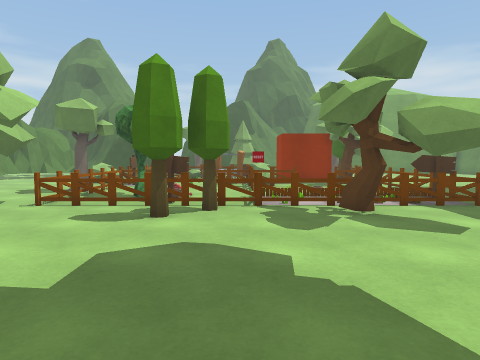
view 1 (above)

24 first-person views from a walk through a scene from a Unity 3-D project. The camera is 1.3 m above the floor, tilts 4° down and sees 75° across. The floor is counted in squares, 1 m on a side. Each view is taken from the middle of a square. On the plan, view 1 faces up. The plan holds only what a view shows up to about 14 squares ahead; the rest is blank. The place goes on beyond the plan. The player is left out. Some surface patterns are stand-ins.

view 2
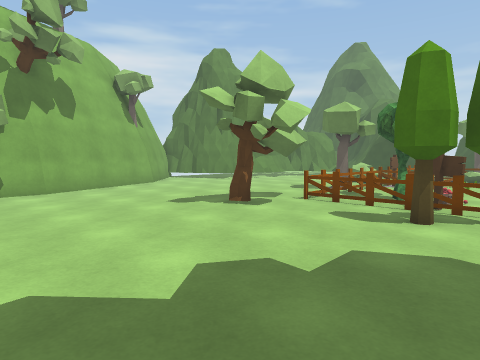

view 3
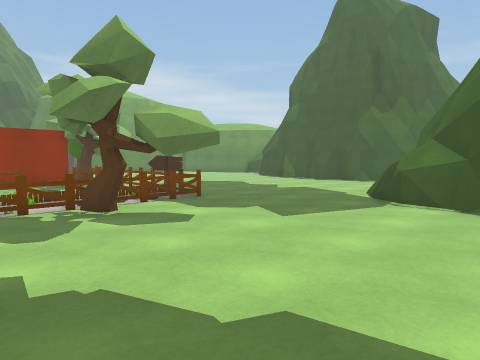

view 4
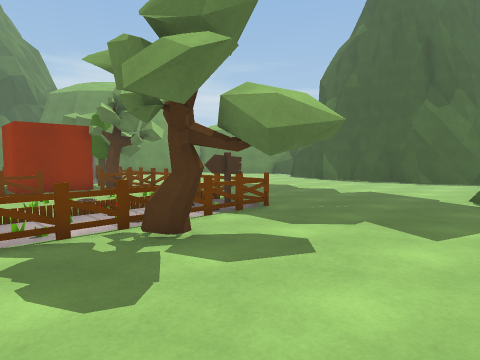

view 5
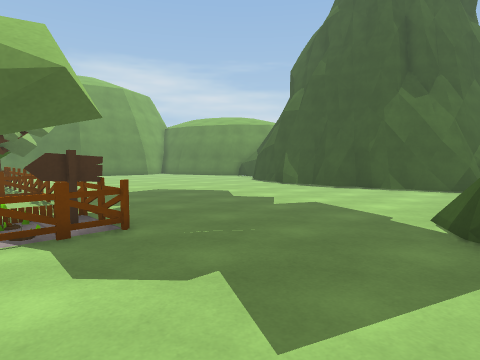

view 6
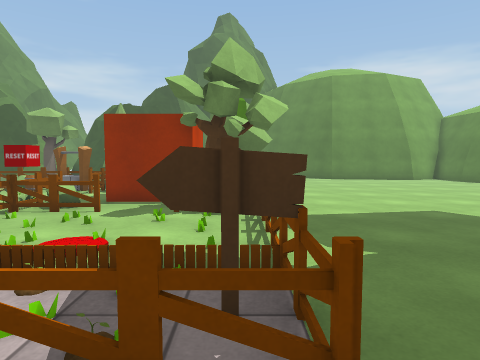

view 7
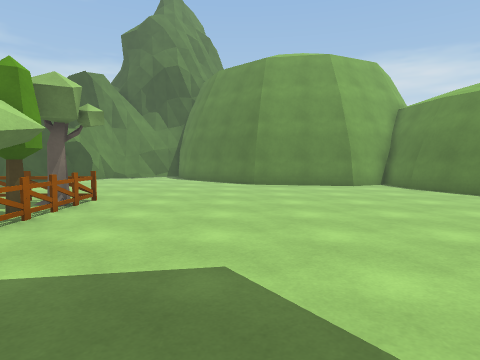

view 8
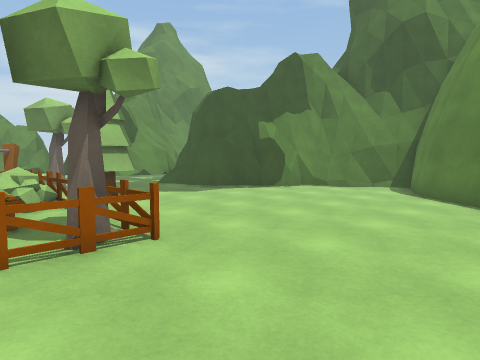

view 9
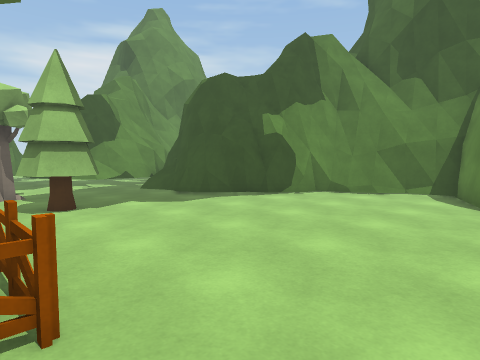

view 10
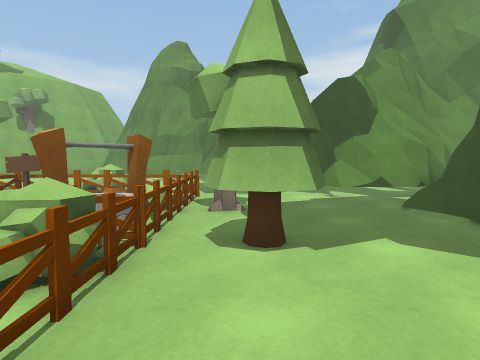

view 11
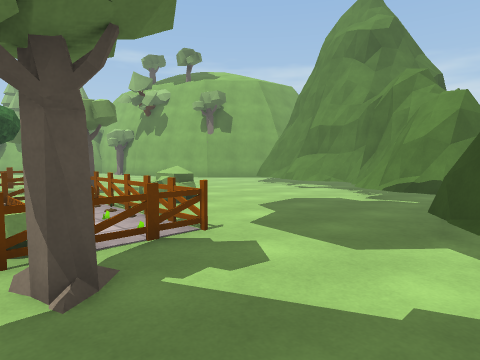

view 12
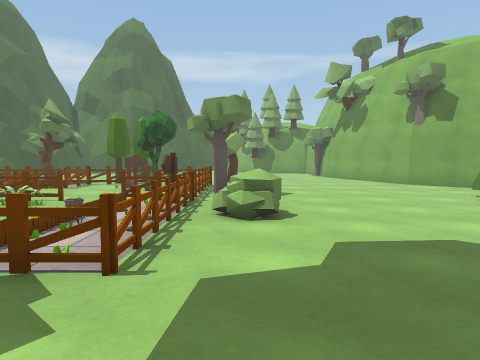

view 13
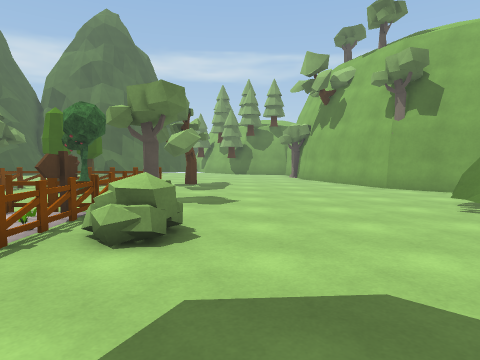

view 14
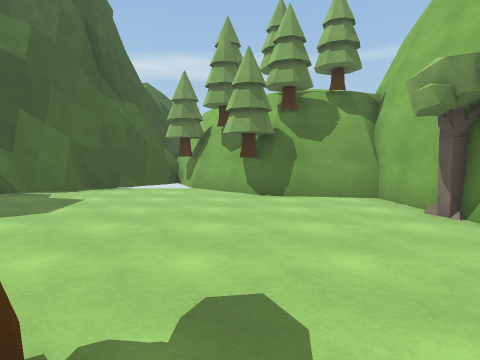

view 15
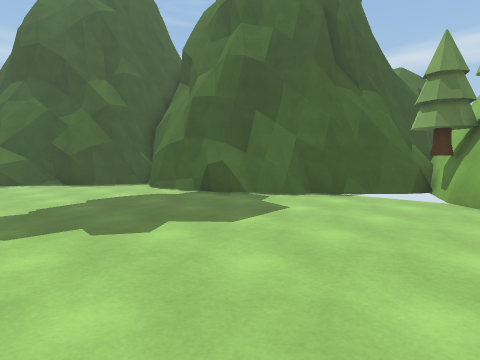

view 16
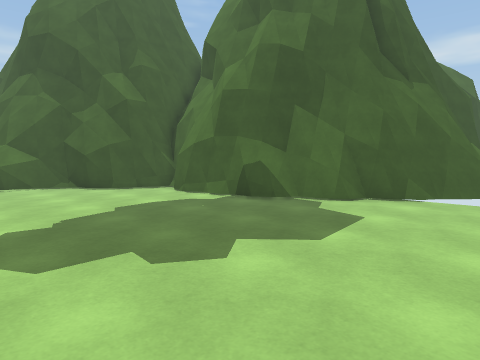

view 17
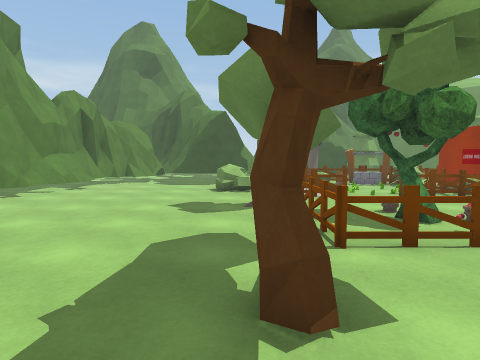

view 18
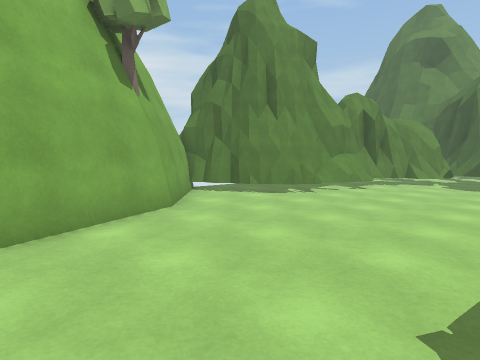

view 19
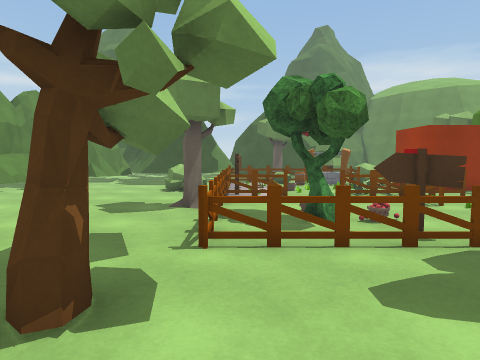

view 20
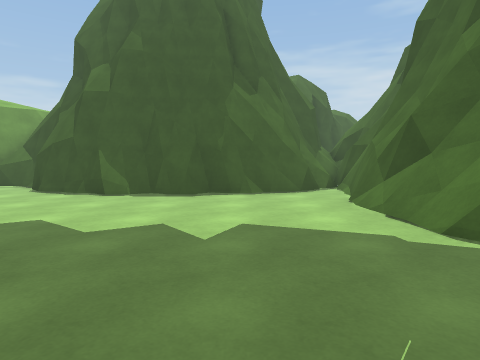

view 21
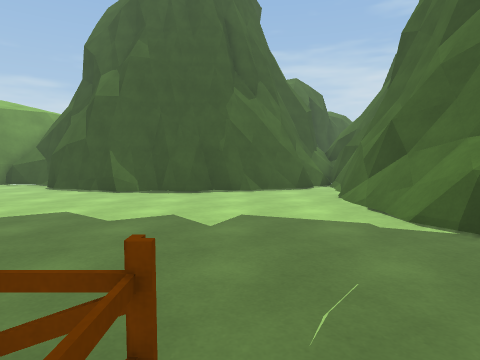

view 22
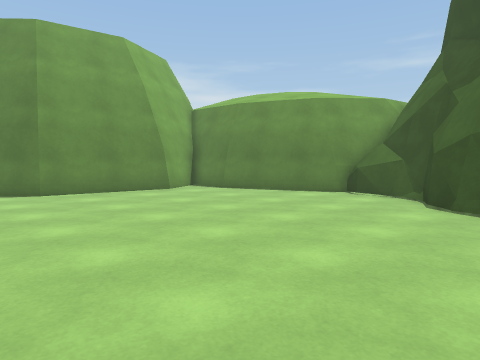

view 23
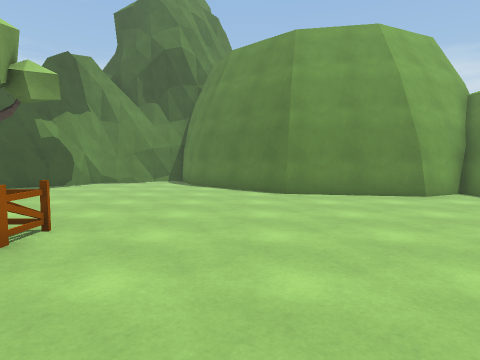

view 24
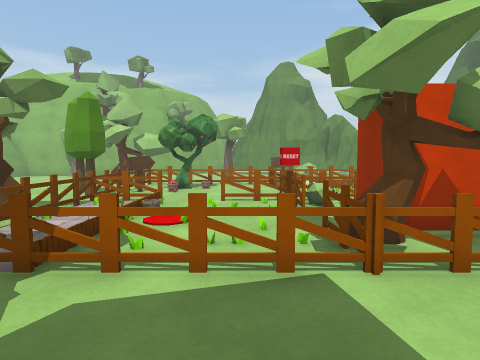

### Floor plan
Key: @ floor where view 1 was taken; # wall or solid block; . floor; / step, stairs or slope; = window, fence, low wall or low ledge; ^ raised ledge; v drop or lower ground; F fence; T tree; S sign; B bush; W well; P plant; O other object.
Columns run from 18 left of view 1 to 22 right of it. Each row starts with its distance up from view 1.
 33                       ####
 32                     ####.##
 31                     ##=...#
 30                     #.....##
 29                   ###......##
 28             ########........##
 27            ##=.O##=..........###
 26           ##=.................########
 25           ##=.......................##
 24           #..........................#
 23       #...........TT.................##
 22      ##........T. TT.................##
 21     ###......FFFFFFF....T.............##
 20     #=.......F.BWWWv....F.............###
 19    ##........F..OWFFBOO.F.............=^#
 18    ##........F. .. .O  TTF............##
 17    #^.....BB.F. .. .O  OFF............##
 16    #^......B.S....OFOOOTTF..........###
 15   ##.........F....PB...FFF..........##
 14   ##=........F.....F...F.F.........=#
 13 ###=........TO.....F.....F.........##
 12 #=..........TO...........F.........=#
 11 #............FTT.........F.........=#
 10 ##...........F.T..FF.///.F.........##
  9  ##........TTF..O....///S...........#
  8   ##.......TT....TT..T.............=#
  7    #.......TT...T#...TT.............##
  6    ##.......T.........TT............###
  5     #................................=#
  4     ##......................=#######===
  3      #.....................=^##    ####
  2      #.....................=#
  1      T.....................##
  0      #............@.......##
 -1      #...................##
 -2      #=..............=##.#
 -3      #####T.......=#####
 -4         ###......####
 -5           ##...=###
 -6            ######

Where each view was taken, in squares from view 1:
view 1: 0 up, 0 right, facing up
view 2: 0 up, 0 right, facing up-left
view 3: 0 up, 0 right, facing up-right
view 4: 3 up, 0 right, facing up-right
view 5: 3 up, 4 right, facing up-right
view 6: 7 up, 6 right, facing up
view 7: 11 up, 11 right, facing up
view 8: 18 up, 11 right, facing up-left
view 9: 20 up, 9 right, facing up-left
view 10: 22 up, 5 right, facing left
view 11: 25 up, 2 left, facing down-left
view 12: 24 up, 7 left, facing down
view 13: 22 up, 9 left, facing down
view 14: 8 up, 8 left, facing down
view 15: 5 up, 8 left, facing down-right
view 16: 5 up, 6 left, facing down-right
view 17: 4 up, 7 left, facing up
view 18: 4 up, 8 left, facing up-left
view 19: 4 up, 5 left, facing up
view 20: 8 up, 6 right, facing right
view 21: 8 up, 5 right, facing right
view 22: 14 up, 9 right, facing up-right
view 23: 15 up, 10 right, facing up
view 24: 13 up, 10 right, facing left
